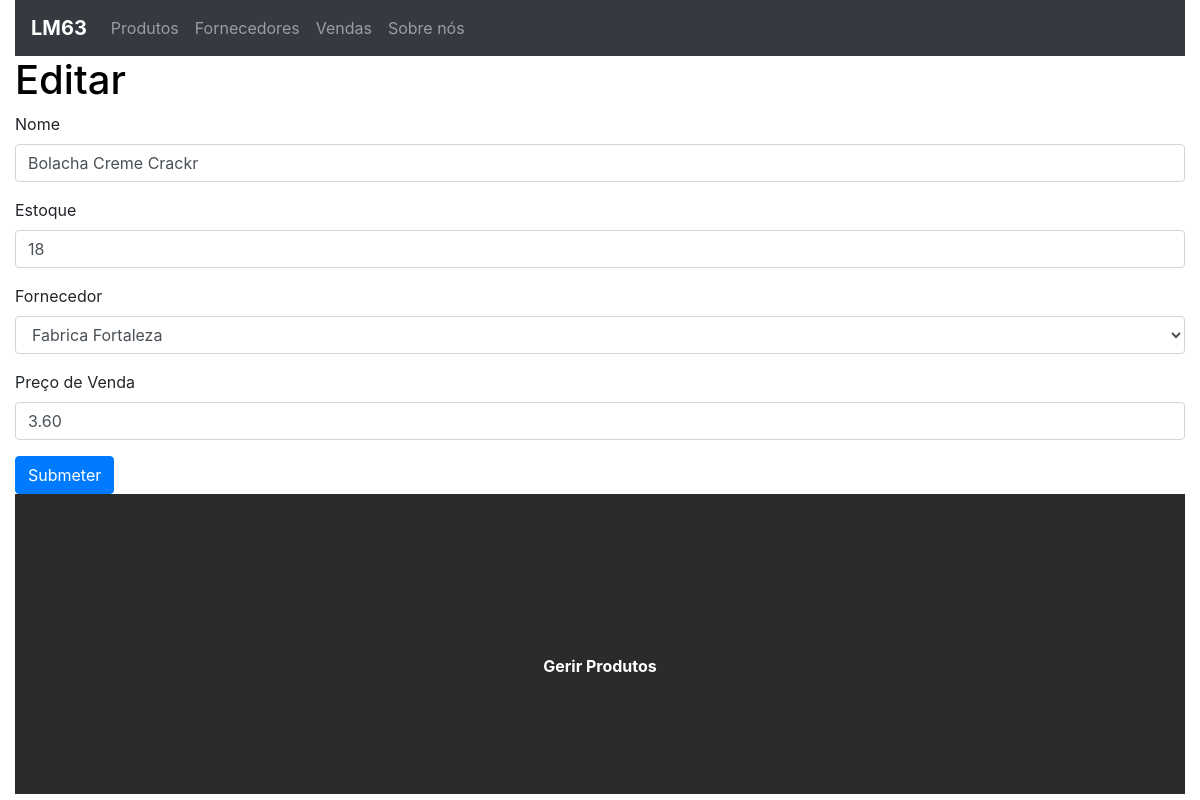
The app's page /update/4, older data.
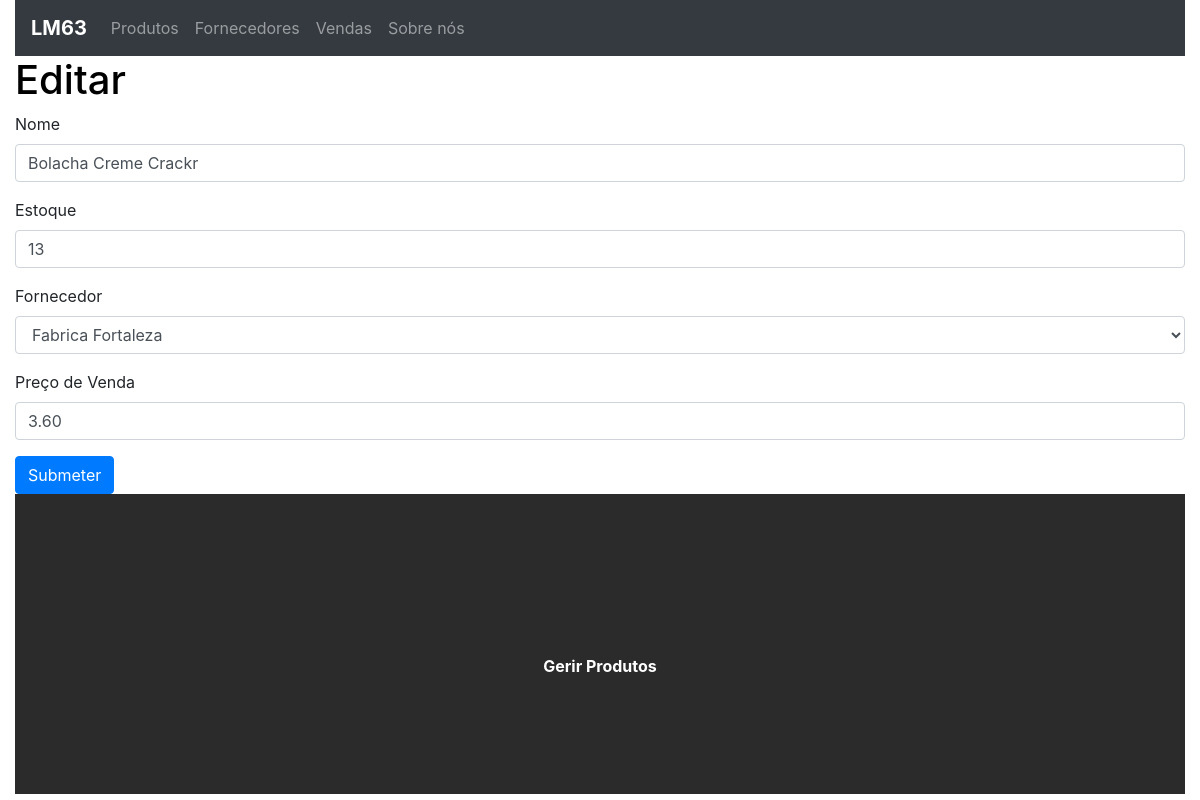
The same page, newer data.
### crud/models.py (models this page shows, shortened)
class Base(models.Model):
    criacao = models.DateField('Criado', auto_now_add=True)
    alteracao = models.DateTimeField('Alterado', auto_now=True)
    class Meta:
        abstract = True

class CadastroProdutos(Base):
    nome = models.CharField('Nome', max_length=20)
    estoque = models.IntegerField('Estoque')
    fornecedor = models.ForeignKey(Fornecedores, on_delete=models.CASCADE, default=0)
    valor_de_venda = models.DecimalField('Preço de Venda', max_digits=8, decimal_places=2)

class Fornecedores(Base):
    nome = models.CharField('Nome fornecedor', max_length=50)
    cep = models.IntegerField('CEP', default=0)
    def __str__(self):
        return f'{self.nome}'

### crud/views.py (the view)
# urls.py: path('update/<int:id>', views.update, name='update'),
def update(request, id):
    cliente = CadastroProdutos.objects.get(id=id)
    form = CadastroModelForm(instance=cliente)
    context = {
        'cliente': cliente,
        'form': form,
    }
    if str(request.method)=='POST':
        form = CadastroModelForm(request.POST, instance=cliente)
        if form.is_valid():
            form.save()
            return redirect('/')
        else:
            return render(request, 'tasks/update.html', context)
    else:
        return render(request, 'tasks/update.html', context)

### crud/forms.py
class CadastroModelForm(forms.ModelForm):
    class Meta:
        model = CadastroProdutos
        fields = ['nome', 'estoque', 'fornecedor', 'valor_de_venda']

### crud/templates/tasks/update.html (shortened to what this page needs)
{% extends 'base.html' %}
{% load bootstrap4 %}
{% block content %}
<h1>Editar</h1>
<form method="POST" class="form" autocomplete="off" enctype="multipart/form-data">
{% bootstrap_form form %}
{% buttons %}
    <button type="submit" class="btn btn-primary">Submeter</button>
{% endbuttons %}
</form>
{% endblock %}

Row changes from the older to the newer data that the page shows:
changed CadastroProdutos "Fabrica Fortaleza": estoque "18" → "13"
